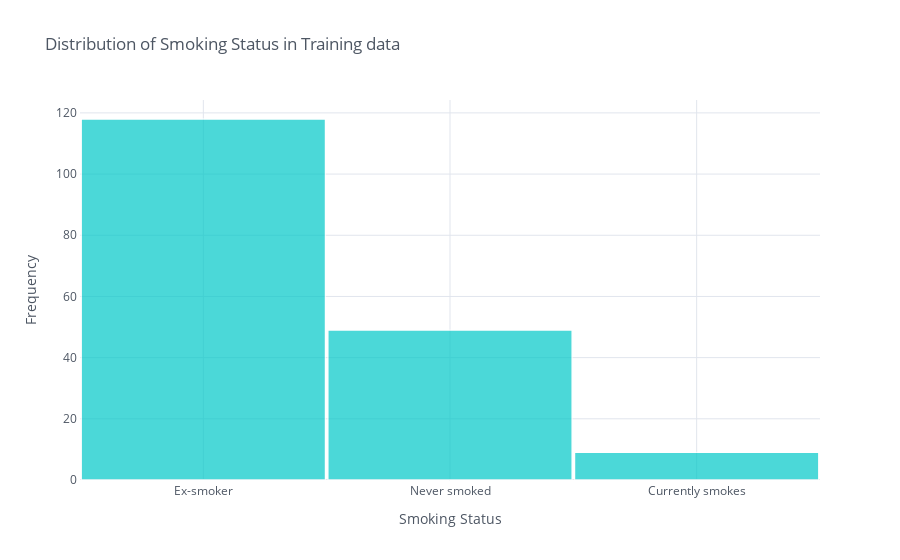

The notebook cell saved with this chart:
### Markdown cell above
### Smoking Status of Patients
- 118 Ex Smoker
- 49 Never Smoked
- 9 Currently Smokes

### Code cell
train_patient_dataframe['SmokingStatus'].iplot(kind='hist',
                        bins=70, xTitle='Smoking Status', yTitle='Frequency', 
                        linecolor='white',opacity=0.7,
                        color='rgb(0, 200, 200)', theme='white',
                        bargap=0.01, title='Distribution of Smoking Status in Training data')

### Figure 1 — Plotly figure (JSON) as saved in the notebook; plotly's stock layout.template omitted (floating-point values rounded to 4 significant figures; data arrays with more than 128 entries replaced by an {"elided": "..."} marker saying what was removed)
{"data": [{"histfunc": "count", "histnorm": "", "marker": {"color": "rgba(0, 200, 200, 1.0)", "line": {"color": "#FFFFFF", "width": 1.3}}, "name": "SmokingStatus", "nbinsx": 70, "opacity": 0.7, "orientation": "v", "type": "histogram", "x": {"elided": "176 str values"}}], "layout": {"bargap": 0.01, "barmode": "overlay", "legend": {"bgcolor": "#FFFFFF", "font": {"color": "#4D5663"}}, "paper_bgcolor": "#FFFFFF", "plot_bgcolor": "#FFFFFF", "title": {"font": {"color": "#4D5663"}, "text": "Distribution of Smoking Status in Training data"}, "xaxis": {"gridcolor": "#E1E5ED", "linecolor": "white", "showgrid": true, "tickfont": {"color": "#4D5663"}, "title": {"font": {"color": "#4D5663"}, "text": "Smoking Status"}, "zerolinecolor": "#E1E5ED"}, "yaxis": {"gridcolor": "#E1E5ED", "linecolor": "white", "showgrid": true, "tickfont": {"color": "#4D5663"}, "title": {"font": {"color": "#4D5663"}, "text": "Frequency"}, "zerolinecolor": "#E1E5ED"}}}
